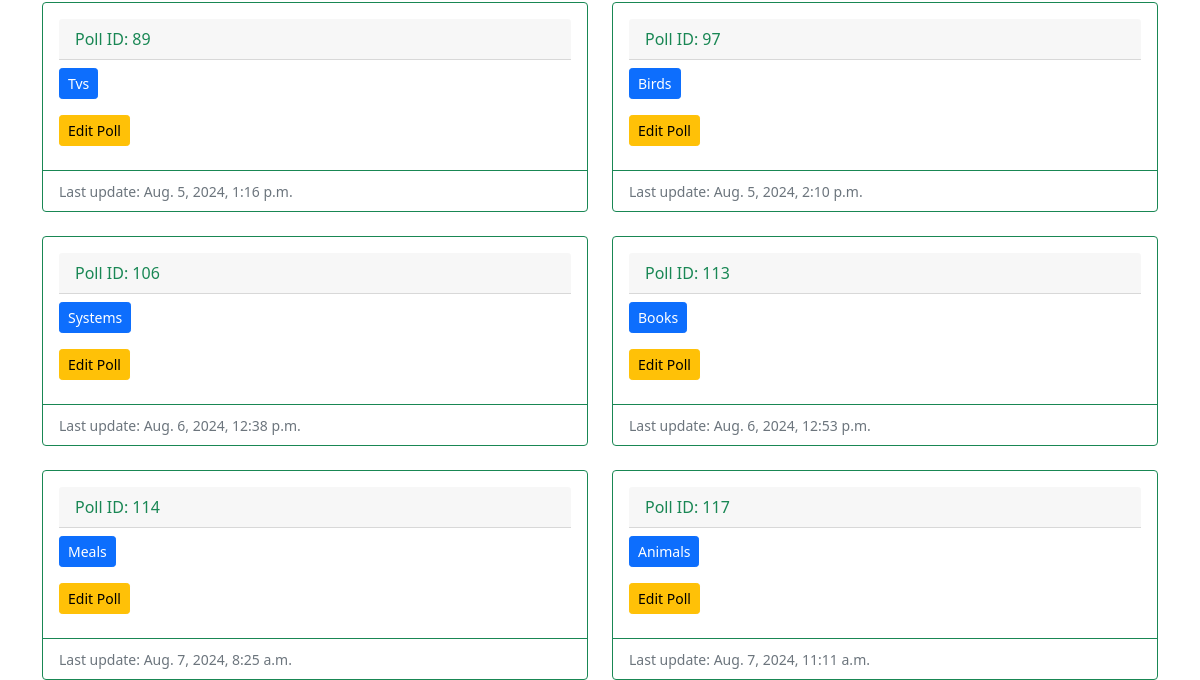
Before: /users/available_polls/ (signed in, lower part) with the older database file.
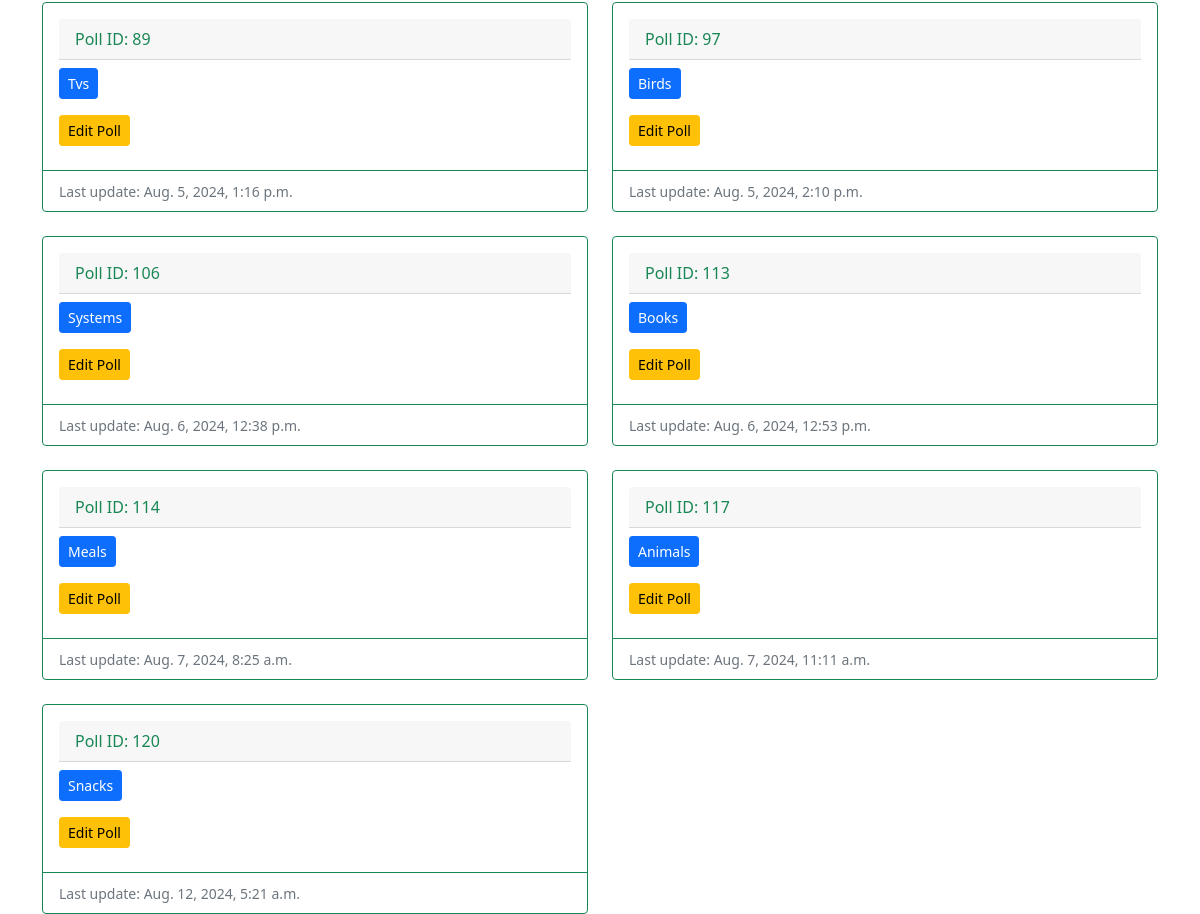
After: the same page with the newer database file.
### polls/models.py (models this page shows, shortened)
class Poll(models.Model):
    name = models.CharField(max_length=255, null=True, blank=True)
    posted_by = models.ForeignKey(User, on_delete=models.SET_NULL, null=True, blank=True)
    pub_date = models.DateTimeField("date published",default=timezone.now)

### users/views.py (the view)
# urls.py: path('available_polls/', views.AvailablePollsView.as_view(), name ='available_polls'),
class AvailablePollsView(LoginRequiredMixin, ListView):
    form_class = CreatePollForm
    template_name = 'users/available_polls.html'
    def get_context_data(self, **kwargs):
        context = super().get_context_data(**kwargs)
        context["polls"] = Poll.objects.all()
        return context
    def get_queryset(self):  # new
        search_query = self.request.GET.get("search_poll")
        if search_query:
            object_list = Poll.objects.filter(
                name__icontains=search_query).order_by("-pub_date")
        else:
            object_list = Poll.objects.all()
        return object_list

### users/templates/users/available_polls.html (shortened to what this page needs)
{% extends 'base.html' %}
{% block content%}
<div class="row row-cols-1 row-cols-md-2 g-4">
    {% for poll in polls %}
    <div class="col">
      <div class="card border-success">
        <div class="card-body">
            <div class="card-header text-success mb-2">Poll ID: {{poll.id}}</div>
          <h5 class="card-title mt-2">
            <a href="{% url 'users:create_poll_quiz' poll.id%}"
            class="btn btn-primary btn-sm">{{poll.name}}</a>
            <div class="mt-3">
              <a href="#"
              class="btn btn-warning btn-sm">Edit Poll</a>
            </div>
          </h5>
        </div>
        <div class="card-footer bg-transparent border-success">
            <p class="card-text"><small class="text-muted">Last update: {{poll.pub_date}}</small></p>
        </div>
      </div>
    </div>
    {% endfor %}
  </div>
{%endblock%}

Changed rows visible on the page:
added Poll: id "120", name "Snacks", pub_date "Aug. 12, 2024, 5:21 a.m."
